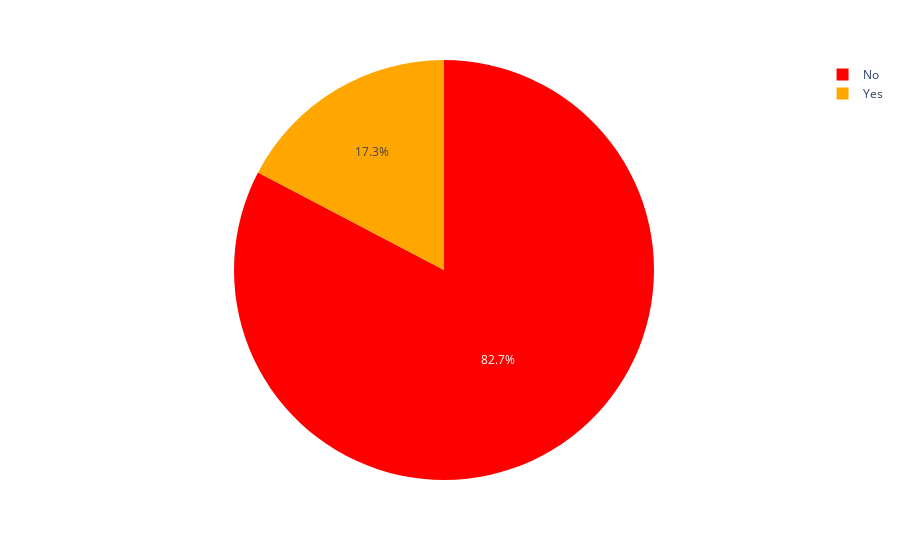

The cell this chart's notebook holds for it:
### Code cell
def routine_graph():
    fig1 = data_for_viz['wash_hands_frequently'].value_counts().reset_index()
    fig1.columns = ['wash_hands_frequently', 'count']

    # Create a pie chart
    fig_m_t_count_bar = px.pie(fig1, names='wash_hands_frequently', values='count', color_discrete_sequence=px.colors.cyclical.HSV)
    plotted_graph=fig_m_t_count_bar.show()
    return plotted_graph
routine_graph()

### Figure 1 — Plotly figure (JSON) as saved in the notebook; plotly's stock layout.template omitted (floating-point values rounded to 4 significant figures)
{"data": [{"domain": {"x": [0, 1], "y": [0, 1]}, "hovertemplate": "wash_hands_frequently=%{label}<br>count=%{value}<extra></extra>", "labels": ["No", "Yes"], "legendgroup": "", "name": "", "showlegend": true, "type": "pie", "values": [21242, 4448]}], "layout": {"legend": {"tracegroupgap": 0}, "margin": {"t": 60}, "piecolorway": ["#ff0000", "#ffa700", "#afff00", "#08ff00", "#00ff9f", "#00b7ff", "#0010ff", "#9700ff", "#ff00bf", "#ff0000"]}}
